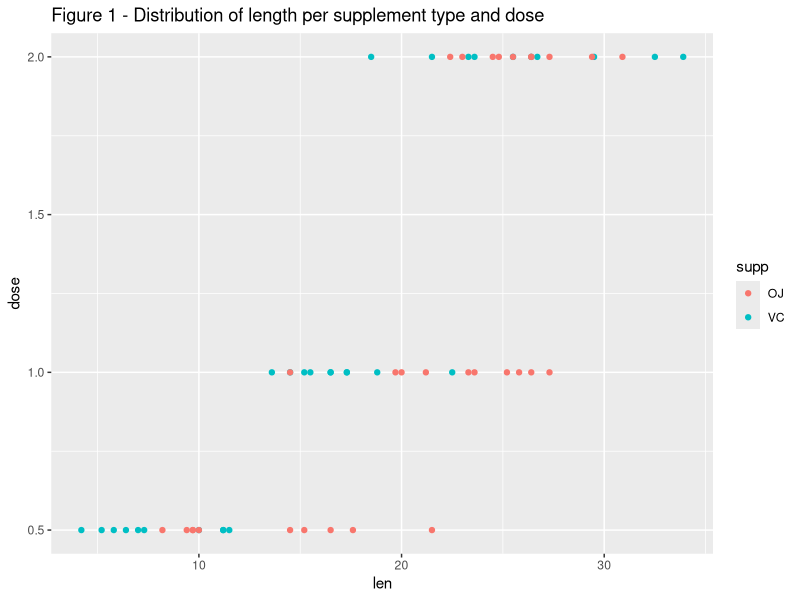
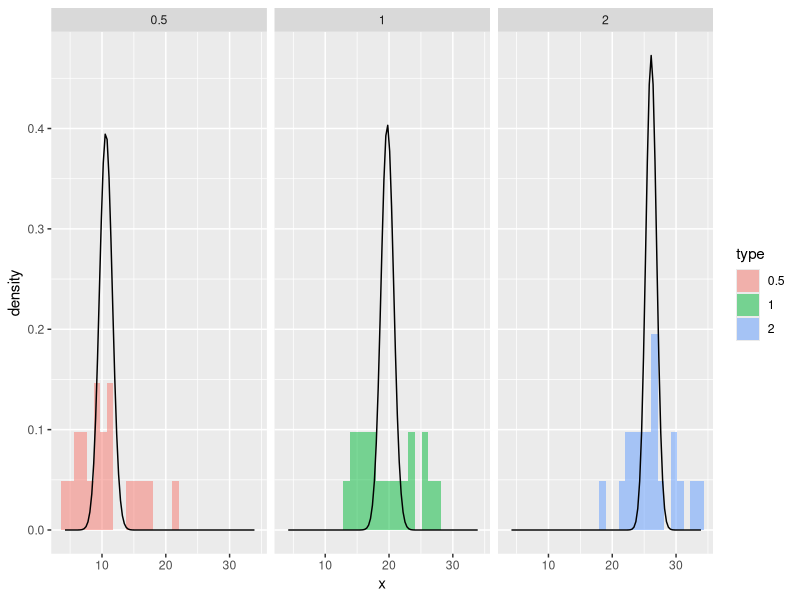
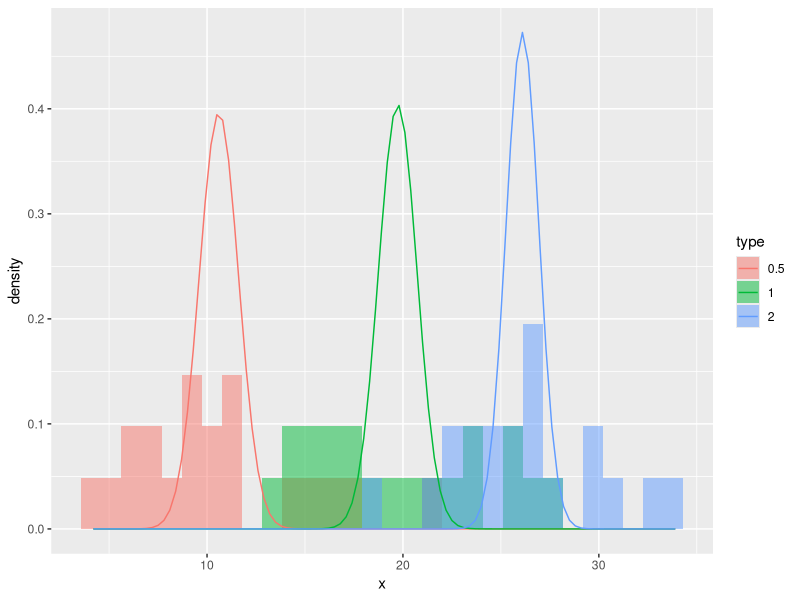
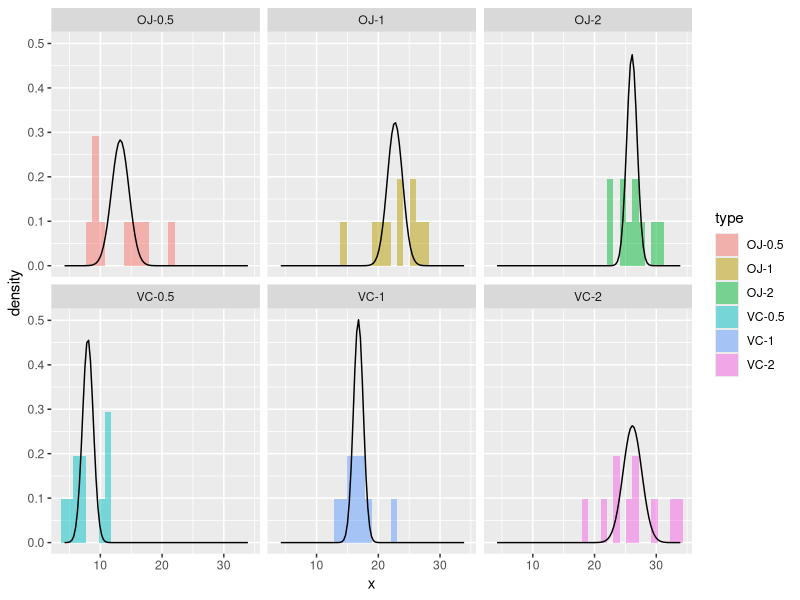
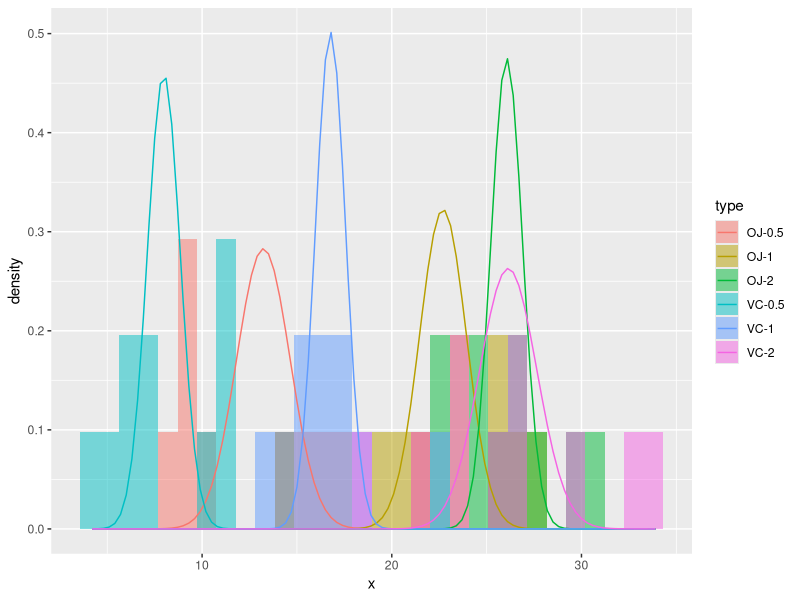

These charts were generated, in order, by the following R code:
## ---- chunk 1
library(datasets)

library(ggplot2) # auxiliry libraries added
library(plyr)

## shows clusters
ggplot(data=ToothGrowth, aes(x=len, y=dose, group=supp, colour=supp)) +
    geom_point() + ggtitle("Figure 1 - Distribution of length per supplement type and dose") 

## ---- chunk 2
tg <- ToothGrowth
tg$dose <- factor(tg$dose)
tg$supp <- factor(tg$supp)

summary(tg)

table(tg[,c("supp", "dose")])
## ---- chunk 3
calc_interval <- function(x, conf) {
    quantile <- 1-(1-conf)/2
    n <- length(x)
    sdn <- sd(x)/sqrt(n)
    m <- mean(x)
    interval <- (m+c(-1,1)*qnorm(quantile)*sdn)    
    list(quantile=quantile, n=n, sd=sdn, m=m, interval=interval)
} 

confidence <- 0.95 
## ---- chunk 4
for (supp in levels(tg$supp)) {
    x <- tg[tg$supp==supp,"len"]
    l <- calc_interval(x, confidence)
    print(sprintf("Supplement: %s, mean: %f, sd: %f, size: %d, range:[%f, %f]", supp, l$m, l$sd, l$n, l$interval[1], l$interval[2]))
}
## ---- chunk 5

data.type <- data.frame()  # dataframe containg data per type (i.e. per dose)
norm.type <- data.frame()  # dataframe containg summarized for normal distribution per type (i.e. per dose)
for (dose in levels(tg$dose)) {
    x <- tg[tg$dose==dose,"len"]
    ds <- data.frame(x=x, type=dose)  
    data.type <- rbind(data.type, ds)
    
    l <- calc_interval(x, confidence)
    norm.type <- rbind(norm.type, data.frame(m=l$m, sd=l$sd, type=dose)) # data for normal distribution of sample
    
    print(sprintf("Dosage: %s mg, mean: %f, sd: %f, size: %d, range:[%f, %f]", dose, l$m, l$sd, l$n, l$interval[1], l$interval[2]))
}

# Calculate normal values for reference 
len.min <- min(tg$len) # minimum length
len.max <- max(tg$len) # maximum legth
len.x <- seq(len.min, len.max, length=100) # range of lengths from min to max 

# function to calculate normal densities given data frame containg "type", "m" mean and "sd" sample's standard deviation
calc_normal <- function(nt) {
    ddply(norm.type, "type", function(df) {
        data.frame( 
            predicted = len.x,
            density = dnorm(len.x, mean=df$m, sd=df$sd)
        )
    })
}

normaldens <- calc_normal(norm.type) # normal densities for the corresponding types

# plot histogram and corresponding normal distributions in separated frames
ggplot(data.type, aes(x=x, fill=type)) +  geom_histogram(alpha = 0.5, aes(y = ..density..), position = 'identity') +
    geom_line(data=normaldens, aes(x = predicted, y=density)) +
    facet_wrap(~ type, ncol=3)

# plot histogram and normal distributions altogether
ggplot(data.type, aes(x=x, fill=type)) +  geom_histogram(alpha = 0.5, aes(y = ..density..), position = 'identity') +
    geom_line(data=normaldens, aes(x=predicted, y=density, color=type)) 

## ---- chunk 6

data.type <- data.frame()  # reset dataframe containg data per type (i.e. per dose and supp)
norm.type <- data.frame()  # reset dataframe containg summarized for normal distribution per type (i.e. per dose and supp)
for (dose in levels(tg$dose)) {
    for (supp in levels(tg$supp)) {
        x <- tg[tg$supp==supp & tg$dose==dose,"len"]
        l <- calc_interval(x, confidence)
        
        ds <- data.frame(x=x, type=paste(supp,dose,sep="-"))
        data.type <- rbind(data.type, ds)
        norm.type <- rbind(norm.type, data.frame(m=l$m, sd=l$sd, type=paste(supp,dose,sep="-"))) # type defined as composition supp "-" dose

        print(sprintf("Supplement:%s, Dosage: %s mg, mean: %f, sd: %f, size: %d, range:[%f, %f]", supp, dose, l$m, l$sd, l$n, l$interval[1], l$interval[2]))
    }
}

# calculate normal distribution for types based on dose and supp
normaldens <- calc_normal(norm.type)

# plot histogram and corresponding normal distributions in separated frames
ggplot(data.type, aes(x=x, fill=type)) +  geom_histogram(alpha = 0.5, aes(y = ..density..), position = 'identity') +
    geom_line(data=normaldens, aes(x = predicted, y=density)) +
    facet_wrap(~ type, ncol=3)

# plot histogram and corresponding normal distributions althogether
ggplot(data.type, aes(x=x, fill=type)) +  geom_histogram(alpha = 0.5, aes(y = ..density..), position = 'identity') +
    geom_line(data=normaldens, aes(x=predicted, y=density, color=type))
